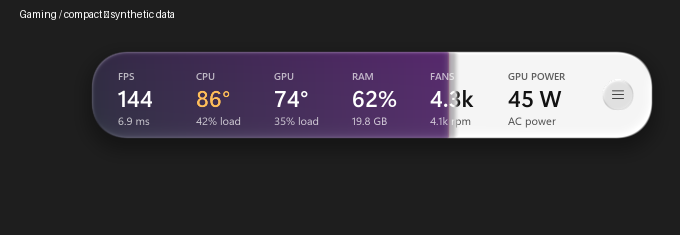
#> input picture horizontal-compact.png, 680 x 235 px
$ python -i handwriting_profile.py   (imports and definitions only)
#> lines starting #> are read from the running program, lines starting #| are printed output that depends on the picture; after the words box and inside, x2 and y2 are one past the last pixel; in counts of white or black regions, pixels touching at a corner belong together
#> in rectify_photo, opened is the input picture: PIL image 680x235 RGB; mean R, G, B 61, 56.8, 64.4
"""Create and use private, on-device handwriting glyph profiles for Blob.

This module contains the generic workflow only. User photographs and extracted
glyphs live below Local AppData, never beside the application source.
"""

from __future__ import annotations

from collections import Counter
from datetime import datetime, timezone
import json
import math
import os
from pathlib import Path
import re
import shutil
import uuid

import numpy as np
from PIL import Image, ImageDraw, ImageFont, ImageOps
from scipy import ndimage


APPDATA = Path(os.environ.get("LOCALAPPDATA", Path.home() / "AppData" / "Local"))
PROFILE_HOME = APPDATA / "Blob-v5" / "handwriting"
SHEET_SIZE = (2550, 3300)  # US Letter at 300 dpi
TARGET_X_HEIGHT = 32
SAMPLES_PER_CHARACTER = 6
PROFILE_SCHEMA = 2
MAX_PHOTO_BYTES = 40 * 1024 * 1024
MAX_PHOTO_PIXELS = 50_000_000
IMAGE_EXTENSIONS = {".jpg", ".jpeg", ".png", ".webp", ".bmp", ".tif", ".tiff"}

PAGE_SPECS = {
    "lower": ("Lowercase", tuple("abcdefghijklmnopqrstuvwxyzñáéíóúü")),
    "upper": ("Capitals + digits", tuple("ABCDEFGHIJKLMNOPQRSTUVWXYZÑÁÉÍÓÚÜ0123456789")),
    "marks": ("Punctuation", tuple(".,;:!?¿¡'\"-–—()[]{}_/\\@#%&+=€$")),
}
REQUIRED_CHARACTERS = frozenset(char for _, chars in PAGE_SPECS.values() for char in chars)
LOWER_X_HEIGHT_CHARS = set("acemnorsuvwxz")


class ProfileBuildError(ValueError):
    """A clear, recoverable problem with a handwriting worksheet or photo."""


# [95 lines left out: functions _font, sheet_layout, _registration_marks, render_training_sheets, create_training_pdf, not called in this run]


def _component_markers(image):
    thumb = image.convert("L")
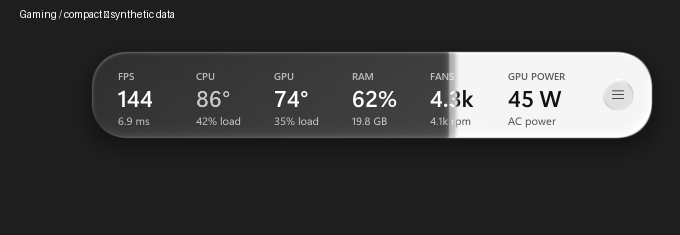
#> thumb: PIL image 680x235 L; min 18, max 255, mean 59
    if max(thumb.size) > 1600:
        scale = 1600 / max(thumb.size)
        thumb = thumb.resize((round(thumb.width * scale), round(thumb.height * scale)), Image.Resampling.BILINEAR)
    gray = np.asarray(thumb)
    mask = gray < 95
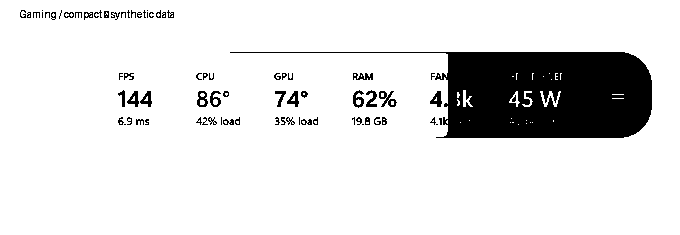
#> mask: shape (235, 680) bool; 87.9% white; 76 black regions (33 under 20 px), largest, box (x1, y1, x2, y2) and area: (230, 52, 652, 138) 16941, (379, 91, 397, 107) 136, (353, 90, 364, 108) 108
    labels, count = ndimage.label(mask, structure=np.ones((3, 3), dtype=np.uint8))
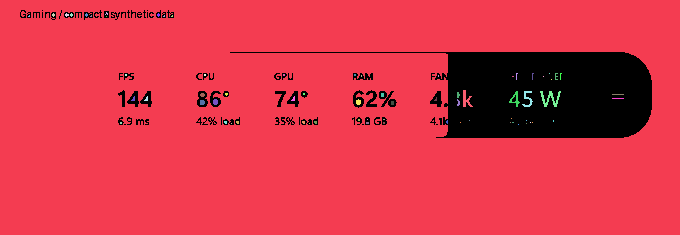
#> labels: shape (235, 680) int32; 71 distinct labels, from 0 to 70; one colour per label, 0 black
#> count = 70
    objects = ndimage.find_objects(labels)
#> objects = 70 items
    stats = ndimage.sum(mask, labels, range(1, count + 1))
#> stats = 70 values, max 139654 at index 0, min 1 at index 11, mean 2005.9
    h, w = gray.shape
#> h = 235; w = 680
    min_side = max(7, round(min(w, h) * .010))
#> min_side = 7
    max_side = round(min(w, h) * .085)
#> max_side = 20
    candidates = []
    for number, slc in enumerate(objects, 1):
        if slc is None:
            continue
        y0, y1 = slc[0].start, slc[0].stop
        x0, x1 = slc[1].start, slc[1].stop
        bw, bh = x1 - x0, y1 - y0
        if min(bw, bh) < min_side or max(bw, bh) > max_side:
            continue
        ratio = bw / max(1, bh)
        fill = float(stats[number - 1]) / (bw * bh)
        if not .72 <= ratio <= 1.38 or fill < .64:
            continue
        candidates.append(((x0 + x1) / 2, (y0 + y1) / 2, bw, bh, fill))
#> this loop made 70 passes
#> (y0, y1, x0, x1, bw, bh) on passes 1 to 12: (0, 235, 0, 680, 680, 235), (12, 15, 105, 108, 3, 3), (13, 17, 52, 55, 3, 4), (13, 17, 65, 69, 4, 4), (13, 17, 70, 73, 3, 4), (13, 17, 85, 88, 3, 4), (13, 17, 157, 160, 3, 4), (15, 17, 28, 30, 2, 2), (15, 17, 90, 92, 2, 2), (15, 17, 163, 165, 2, 2), (15, 17, 171, 173, 2, 2), (16, 17, 106, 107, 1, 1)
#> (y0, y1, x0, x1, bw, bh, ratio, fill) on passes 27 to 29: (90, 107, 463, 473, 10, 17, 0.588, 0.476), (91, 107, 509, 520, 11, 16, 0.688, 0.358), (91, 107, 522, 533, 11, 16, 0.688, 0.386)
#> after the loop, candidates = []

    corners = []
    regions = (("tl", .0, .43, .0, .37), ("tr", .57, 1., .0, .37),
               ("br", .57, 1., .63, 1.), ("bl", .0, .43, .63, 1.))
    expected = ((.045, .04), (.955, .04), (.955, .96), (.045, .96))
    for (name, xa, xb, ya, yb), (tx, ty) in zip(regions, expected):
        pool = [c for c in candidates if xa * w <= c[0] <= xb * w and ya * h <= c[1] <= yb * h]
        if not pool:
            raise ProfileBuildError("Could not find all four worksheet corner marks. Include the whole page in each photo.")
        chosen = min(pool, key=lambda c: ((c[0] / w - tx) ** 2 + (c[1] / h - ty) ** 2)
                     + .025 * abs(math.log(c[2] / c[3])))
        corners.append((chosen[0], chosen[1]))
#> after the loop, corners = []
    factor_x = image.width / w
    factor_y = image.height / h
    return [(x * factor_x, y * factor_y) for x, y in corners]


# [8 lines left out: function _homography_coefficients, not called in this run]


def rectify_photo(path):
    path = Path(path)
    try:
        size = path.stat().st_size
        if size <= 0 or size > MAX_PHOTO_BYTES:
            raise ProfileBuildError("Each handwriting photo must be under 40 MB")
        with Image.open(path) as opened:
            if opened.width * opened.height > MAX_PHOTO_PIXELS:
                raise ProfileBuildError("This photo is too large. Use a standard phone scan or smaller image.")
            image = ImageOps.exif_transpose(opened).convert("RGB")
    except ProfileBuildError:
        raise
    except (OSError, ValueError) as exc:
        raise ProfileBuildError("This photo could not be opened. Choose a JPG, PNG, or similar image.") from exc
    source_points = _component_markers(image)
    width, height = SHEET_SIZE
    inset, size = 82, 82
    destination_points = ((inset + size / 2, inset + size / 2),
                          (width - inset - size / 2, inset + size / 2),
                          (width - inset - size / 2, height - inset - size / 2),
                          (inset + size / 2, height - inset - size / 2))
    coefficients = _homography_coefficients(destination_points, source_points)
    return image.transform(SHEET_SIZE, Image.Transform.PERSPECTIVE,
                           tuple(float(v) for v in coefficients),
                           resample=Image.Resampling.BICUBIC, fillcolor=(255, 255, 255))


# [175 lines left out: functions _otsu, _read_sample, extract_photo, build_profile, load_profile, not called in this run]


def has_profile(profile_home=PROFILE_HOME):
    return bool(profile_summary(profile_home))


# [31 lines left out: function profile_summary, not called in this run]

#> (the run stopped early here; a loop or call above may not have finished)

$ run again, on horizontal-menu-open.png
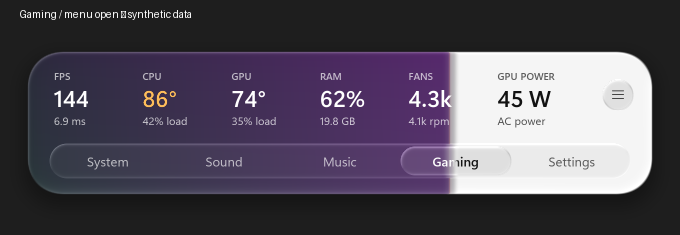
#> input picture horizontal-menu-open.png, 680 x 235 px
#> in rectify_photo, opened is the input picture: PIL image 680x235 RGB; mean R, G, B 83, 76.9, 89.8
#> in _component_markers, `mask = gray < 95`:
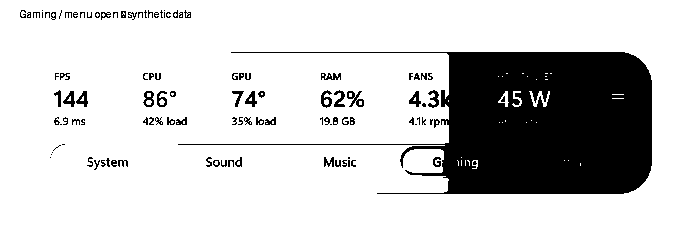
#> mask: shape (235, 680) bool; 79.7% white; 109 black regions (41 under 20 px), largest, box (x1, y1, x2, y2) and area: (178, 52, 652, 194) 29111, (347, 91, 364, 107) 134, (321, 90, 332, 108) 107
#> in _component_markers, `labels, count = ndimage.label(mask, structure=np.ones((3, 3), dtype=np..`:
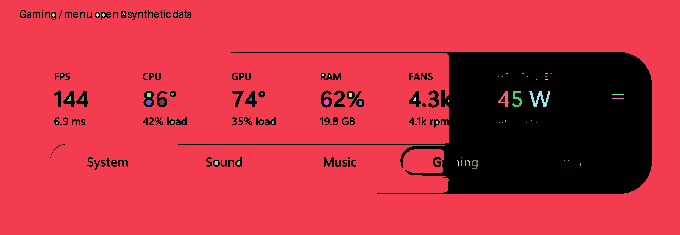
#> labels: shape (235, 680) int32; 76 distinct labels, from 0 to 75; one colour per label, 0 black
#> count = 75
#> objects = 75 items
#> stats = 75 values, max 126693 at index 0, min 1 at index 9, mean 1698.7
#> the loop in _component_markers, `for number, slc in enumerate(objects, 1):` made 75 passes
#> (y0, y1, x0, x1, bw, bh) on passes 1 to 8: (0, 235, 0, 680, 680, 235), (12, 15, 122, 125, 3, 3), (13, 17, 52, 55, 3, 4), (13, 17, 96, 99, 3, 4), (13, 17, 102, 105, 3, 4), (13, 17, 174, 177, 3, 4), (15, 17, 28, 30, 2, 2), (15, 17, 180, 182, 2, 2)
#> after the loop in _component_markers, `for number, slc in enumerate(objects, 1):`: candidates = []
